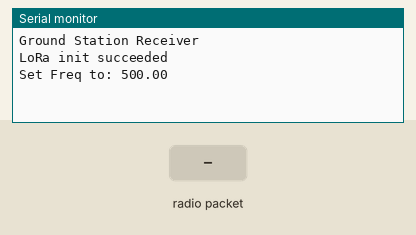
Recording of a sketch running on a simulated Arduino Uno, built with avr-gcc and run on an emulated ATmega328P. Shown: the last lines printed to the serial monitor. The inputs (shaded band) are chosen by the test bench. No radio packets arrive unless stated.

Above: at 1.2 s.
1.3 s: radio packet "1" arrives
At 2.1 s:
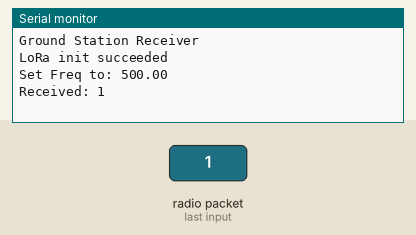
2.8 s: radio packet "0" arrives
At 3.5 s:
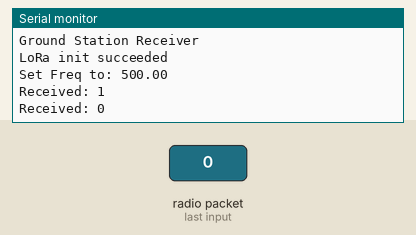
4.3 s: radio packet "2" arrives
At 5.3 s:
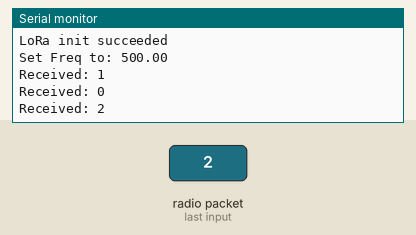

The sketch:

RX_final_estacion.ino
```cpp
#include <SPI.h>
#include <RH_RF95.h>

// Definir pines utilizados por el módulo LoRa
#define RFM95_CS 5
#define RFM95_RST 14
#define RFM95_INT 2

// Frecuencia de operación del módulo LoRa (418 MHz)
#define RF95_FREQ 500.0

RH_RF95 rf95(RFM95_CS, RFM95_INT);

void setup() {
  // Inicializar la comunicación serial
  Serial.begin(115200);
  while (!Serial) {
    delay(10); // Esperar a que el monitor esté listo
  }
  Serial.println("Ground Station Receiver");

  // Configurar el pin de reinicio y establecerlo en alto
  pinMode(RFM95_RST, OUTPUT);
  digitalWrite(RFM95_RST, HIGH);
  digitalWrite(RFM95_RST, LOW);
  delay(10);
  digitalWrite(RFM95_RST, HIGH);
  delay(10);

  // Inicializar el módulo LoRa
  if (!rf95.init()) {
    Serial.println("LoRa init failed");
    while (1);
  }
  Serial.println("LoRa init succeeded");

  // Configurar la frecuencia
  if (!rf95.setFrequency(RF95_FREQ)) {
    Serial.println("setFrequency failed");
    while (1);
  }
  Serial.print("Set Freq to: "); Serial.println(RF95_FREQ);
  rf95.setSignalBandwidth(125E3); // 125 kHz
  rf95.setSpreadingFactor(12); // SF12
  rf95.setCodingRate4(5); // CR 4/5
}

void loop() {
  // Buffer para almacenar el mensaje recibido
  uint8_t buf[RH_RF95_MAX_MESSAGE_LEN];
  uint8_t len = sizeof(buf);

  // Verificar si se recibió algún mensaje
  if (rf95.waitAvailableTimeout(1000)) {
    // Intentar recibir el mensaje
    if (rf95.recv(buf, &len)) {
      buf[len] = '\0';
      Serial.print("Received: ");
      Serial.println((char*)buf);
    } else {
      Serial.println("Receive failed");
    }
  }
}
```

Measured:
- after the input at 1.3 s, the serial monitor: prints a new line at once (image 1)
- after the input at 2.8 s, the serial monitor: prints a new line at once (image 2)
- after the input at 4.3 s, the serial monitor: prints a new line at once (image 3)
